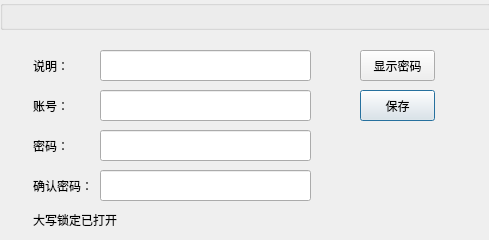
<?xml version="1.0" encoding="UTF-8"?>
<ui version="4.0">
 <class>InputKeyUi</class>
 <widget class="QDialog" name="InputKeyUi">
  <property name="geometry">
   <rect>
    <x>0</x>
    <y>0</y>
    <width>489</width>
    <height>240</height>
   </rect>
  </property>
  <property name="windowTitle">
   <string>Dialog</string>
  </property>
  <property name="modal">
   <bool>true</bool>
  </property>
  <widget class="QLineEdit" name="inputKey_accLE">
   <property name="geometry">
    <rect>
     <x>100</x>
     <y>90</y>
     <width>211</width>
     <height>31</height>
    </rect>
   </property>
  </widget>
  <widget class="QLineEdit" name="inputKey_pwdLE">
   <property name="geometry">
    <rect>
     <x>100</x>
     <y>130</y>
     <width>211</width>
     <height>31</height>
    </rect>
   </property>
  </widget>
  <widget class="QLineEdit" name="inputKey_conPwdLE">
   <property name="geometry">
    <rect>
     <x>100</x>
     <y>170</y>
     <width>211</width>
     <height>31</height>
    </rect>
   </property>
  </widget>
  <widget class="QLabel" name="label">
   <property name="geometry">
    <rect>
     <x>33</x>
     <y>90</y>
     <width>61</width>
     <height>31</height>
    </rect>
   </property>
   <property name="text">
    <string>账号：</string>
   </property>
  </widget>
  <widget class="QLabel" name="label_2">
   <property name="geometry">
    <rect>
     <x>33</x>
     <y>130</y>
     <width>61</width>
     <height>31</height>
    </rect>
   </property>
   <property name="text">
    <string>密码：</string>
   </property>
  </widget>
  <widget class="QLabel" name="label_3">
   <property name="geometry">
    <rect>
     <x>33</x>
     <y>170</y>
     <width>61</width>
     <height>31</height>
    </rect>
   </property>
   <property name="text">
    <string>确认密码：</string>
   </property>
  </widget>
  <widget class="QLabel" name="label_4">
   <property name="geometry">
    <rect>
     <x>33</x>
     <y>50</y>
     <width>61</width>
     <height>31</height>
    </rect>
   </property>
   <property name="text">
    <string>说明：</string>
   </property>
  </widget>
  <widget class="QLineEdit" name="inputKey_discLE">
   <property name="geometry">
    <rect>
     <x>100</x>
     <y>50</y>
     <width>211</width>
     <height>31</height>
    </rect>
   </property>
  </widget>
  <widget class="QPushButton" name="inputKey_saveB">
   <property name="geometry">
    <rect>
     <x>360</x>
     <y>90</y>
     <width>75</width>
     <height>31</height>
    </rect>
   </property>
   <property name="text">
    <string>保存</string>
   </property>
  </widget>
  <widget class="QLabel" name="hintLabel">
   <property name="geometry">
    <rect>
     <x>330</x>
     <y>155</y>
     <width>141</width>
     <height>21</height>
    </rect>
   </property>
   <property name="text">
    <string/>
   </property>
   <property name="alignment">
    <set>Qt::AlignCenter</set>
   </property>
  </widget>
  <widget class="TitleBar" name="titleBar">
   <property name="geometry">
    <rect>
     <x>0</x>
     <y>0</y>
     <width>491</width>
     <height>30</height>
    </rect>
   </property>
   <property name="title">
    <string/>
   </property>
  </widget>
  <widget class="QPushButton" name="showPwdB">
   <property name="geometry">
    <rect>
     <x>360</x>
     <y>50</y>
     <width>75</width>
     <height>31</height>
    </rect>
   </property>
   <property name="text">
    <string>显示密码</string>
   </property>
  </widget>
  <widget class="QLabel" name="capsLockHintL">
   <property name="geometry">
    <rect>
     <x>33</x>
     <y>210</y>
     <width>91</width>
     <height>20</height>
    </rect>
   </property>
   <property name="text">
    <string>大写锁定已打开</string>
   </property>
  </widget>
 </widget>
 <customwidgets>
  <customwidget>
   <class>TitleBar</class>
   <extends>QGroupBox</extends>
   <header location="global">src/utils/widget/titlebar.h</header>
   <container>1</container>
  </customwidget>
 </customwidgets>
 <resources/>
 <connections/>
</ui>
